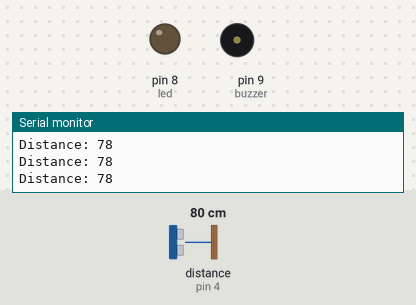
Recording of a sketch running on a simulated Arduino Uno, built with avr-gcc and run on an emulated ATmega328P. Parts: output pins drawn as LEDs (lit = HIGH), buzzer (waves = sounding, pin HIGH), the last lines printed to the serial monitor. Wiring (inferred from the names in the program): ultrasonic range finder: trigger pin 3; echo pin 4. Inputs (shaded band) come from the test bench; at power-on: distance to the obstacle (sensor on pin 4) 80 cm. The echo pulse lasts 58.3 µs per cm; pins used as bus, display or sensor lines are not drawn.

Above: at 1.3 s.
1.4 s: distance to the obstacle (sensor on pin 4) set to 12 cm
2.9 s: distance to the obstacle (sensor on pin 4) set to 9 cm
At 4.2 s:
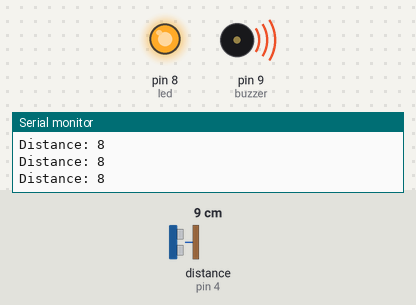
4.5 s: distance to the obstacle (sensor on pin 4) set to 18 cm
At 5.5 s:
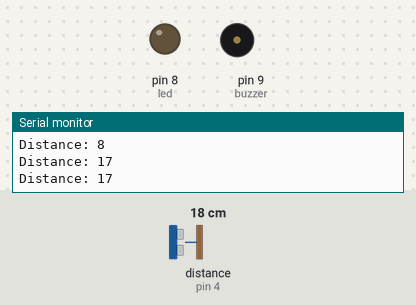
6.0 s: distance to the obstacle (sensor on pin 4) set to 2 cm
At 6.8 s:
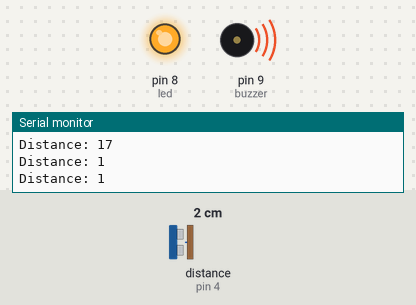
Timing chart, 0 to 8.5 s (numbered marks = the images above; inputs shaded):
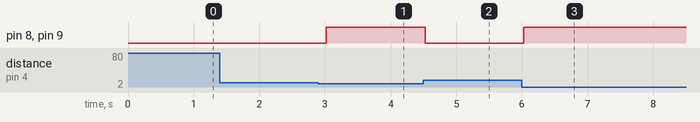

Measured:
- the behaviour switches between 11 and 10 cm on distance to the obstacle (sensor on pin 4) (found by bisection; images 0 and 1)
- after the input at 2.9 s, pin 8 (led), pin 9 (buzzer): LOW → HIGH after 0.12 s
- after the input at 4.5 s, pin 8 (led), pin 9 (buzzer): HIGH → LOW at once
- after the input at 6.0 s, pin 8 (led), pin 9 (buzzer): LOW → HIGH at once

The sketch:

code2.ino
```cpp
int trigPin = 3;
int echoPin = 4;
int led = 8;
int buzzer = 9;

long duration;
int distance;

void setup() {

  pinMode(trigPin, OUTPUT);
  pinMode(echoPin, INPUT);
  pinMode(led, OUTPUT);
  pinMode(buzzer, OUTPUT);

  Serial.begin(9600);
}

void loop() {

  // Send ultrasonic pulse
  digitalWrite(trigPin, LOW);
  delayMicroseconds(2);

  digitalWrite(trigPin, HIGH);
  delayMicroseconds(10);
  digitalWrite(trigPin, LOW);

  // Read echo
  duration = pulseIn(echoPin, HIGH);

  // Convert to distance (cm)
  distance = duration * 0.034 / 2;

  Serial.print("Distance: ");
  Serial.println(distance);

  // CONDITION
  if(distance < 10) {        // If bin is full

    digitalWrite(led, HIGH);   // LED ON
    digitalWrite(buzzer, HIGH); // Buzzer ON

  }
  else {

    digitalWrite(led, LOW);     // LED OFF
    digitalWrite(buzzer, LOW);  // Buzzer OFF
  }

  delay(500);
}
```
